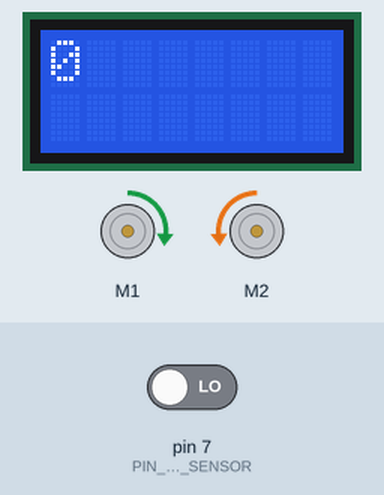
Recording of a sketch running on a simulated Arduino Leonardo, built with avr-gcc and run on an emulated ATmega32U4. Parts: 8×2 character LCD, 2 × DC motor (green arrow = forward, orange = backward, longer = faster). Inputs (shaded band) come from the test bench; at power-on: pin 7 (PIN_RIGHT_SENSOR) LOW.

Above: at 1.2 s.
1.3 s: pin 7 (PIN_RIGHT_SENSOR) driven HIGH
At 2.9 s:
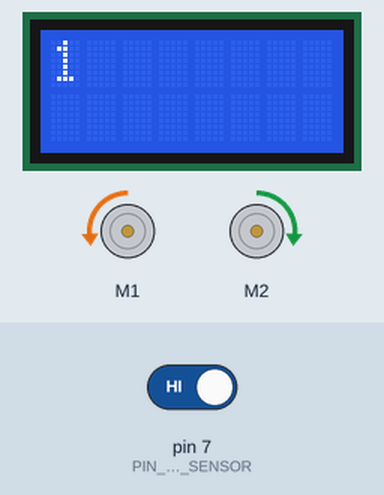
4.0 s: pin 7 (PIN_RIGHT_SENSOR) driven LOW
At 4.4 s:
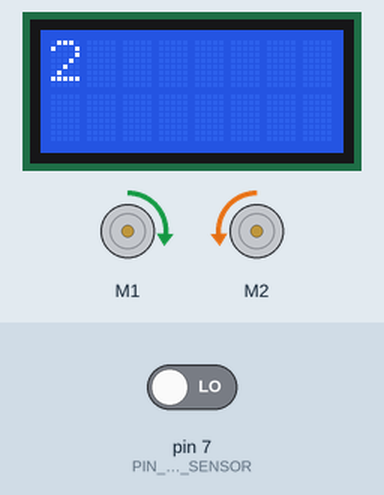
6.0 s: pin 7 (PIN_RIGHT_SENSOR) driven HIGH
At 6.4 s:
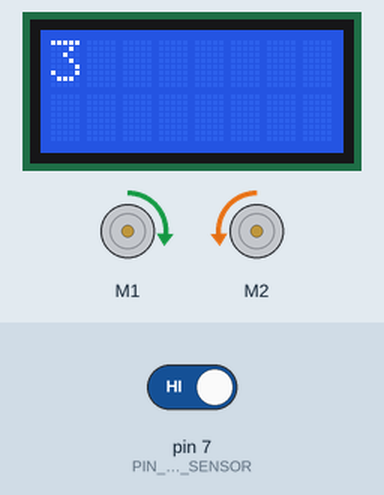
Timing chart, 0 to 14.0 s (numbered marks = the images above; inputs shaded):
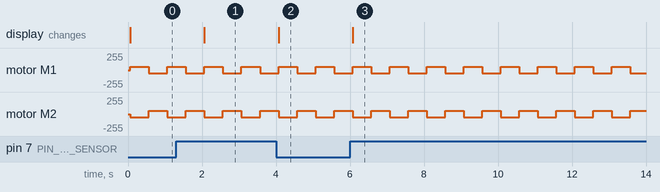

The sketch:

1_InterruptCounter.ino
```cpp
/* This program count the number of time PIN 7 changes state using interruption
 * PIN 7 is connected to the HALL effect sensor of the RIGHT motor
 *
 * We use interrupt in this demo
 */

#include <Wire.h>
#include <Zumo32U4.h>

Zumo32U4LCD lcd;
Zumo32U4Motors motors;

#define PIN_RIGHT_SENSOR  7

int count;

void setup()
{
  // initialise count to 0 at start
  count = 0;

  // See https://www.arduino.cc/reference/en/language/functions/external-interrupts/attachinterrupt/
  // we tell the processor to initiate an interrupt worker that:
  // - monitor constantly PIN_RIGHT_SENSOR, we need to use digitalPinToInterrupt(PIN_RIGHT_SENSOR) which is a nice helper from Arduino to do that
  // - call the function on_interrupt() (see below the loop function) when it sees a CHANGE on PIN_RIGHT_SENSOR
  attachInterrupt(digitalPinToInterrupt(PIN_RIGHT_SENSOR), on_interrupt, CHANGE);
}

void loop()
{
  // we simply print count
  lcd.gotoXY(0, 0);
  lcd.print(count);

  // This time we can move the robot and the counter does not fail
  motors.setSpeeds(75, -75);
  delay(500);
  motors.setSpeeds(-75, 75);
  delay(500);
}

// the on_interrupt() function is called automatically using the interrupt mechanism
// that we defined in setup using the attachInterrupt() function
//
void on_interrupt()
{
  count += 1;

// This function need to be very quick to execute because it can be called hundreds of times per seconds
// If you do something too time consuming, like waiting, or printing on the screen, your program might stop working or miss events.
}
```

Measured:
- after the input at 1.3 s, the display: changes after 0.77 s (image 1)
- after the input at 4.0 s, the display: changes after 0.07 s (image 2)
- after the input at 6.0 s, the display: changes after 0.07 s (image 3)
- by itself, motor M1, motor M2: alternates forward 47/255 for 0.50 s and backward 47/255 for 0.50 s
